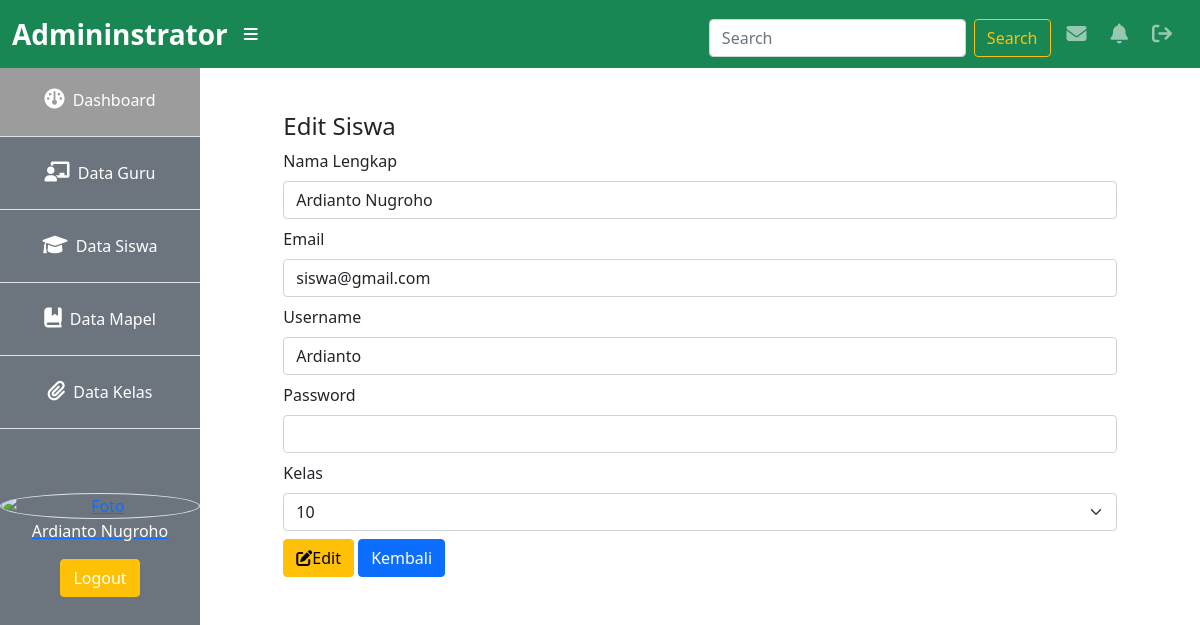
/back/admin/index.php?page=siswa_edit&id=8 (signed in), run on the app's committed database.
### tables this page shows
CREATE TABLE `siswa` (
  `id` int(50) NOT NULL,
  `kelas_id` int(11) NOT NULL,
  `nama` varchar(50) NOT NULL,
  `email` varchar(255) NOT NULL,
  `username` varchar(50) NOT NULL,
  `password` varchar(255) NOT NULL,
  `tingkat` varchar(3) NOT NULL
);

### back/admin/data_siswa/edit.php (the view, shortened to what this page needs)
<?php
if (isset($_GET['id'])) {
    $id = $_GET['id'];
    $query = mysqli_query($koneksi, "SELECT * FROM siswa WHERE id='$id'");
    $data = mysqli_fetch_array($query);
    if (mysqli_num_rows($query) == 1) {
?>
            <div class="col-md-10 offset-1">
                <div class="d-flex justify-content-between">
                    <h4>Edit Siswa</h4>
                </div>
                <form action="index.php?page=siswa_update" method="post">
                    <div class="mb-2">
                        <label for="nama" class="form-label">Nama Lengkap</label>
                        <input type="text" name="nama" id="nama" class="form-control" value="<?= $data['nama'] ?>">
                    </div>
                    <div class="mb-2">
                        <label for="email" class="form-label">Email</label>
                        <input type="email" name="email" id="email" class="form-control" value="<?= $data['email'] ?>">
                    </div>
                    <div class="mb-2">
                        <label for="username" class="form-label">Username</label>
                        <input type="text" name="username" id="username" class="form-control" value="<?= $data['username'] ?>">
                    </div>
                    <div class="mb-2">
                        <label for="password" class="form-label">Password</label>
                        <input type="password" name="password" id="password" class="form-control">
                    </div>
                    <div class="mb-2">
                    <label for="kelas" class="form-label">Kelas</label>
                    <select name="kelas" id="kelas" class="form-select">
                        <?php
                        $kelas = mysqli_query($koneksi, "SELECT * FROM kelas");
                        foreach ($kelas as $data) {
                        ?>
                            <option value="<?= $data['id_kelas'] ?>"><?= $data['nama_kelas'] ?></option>
                        <?php
                        }
                        ?>
                    </select>
                    </div>
                    <button type="submit" name="edit" class="btn btn-warning mb-4"><i class="fa-solid fa-pen-to-square"></i>Edit</button>
                    <a href="index.php?page=siswa" class="btn btn-primary mb-4">Kembali</a>
                </form>
            </div>
<?php
    } else {
        header("Location: index.php?page=kategori");
    }
} else {
    header("Location: index.php?page=kategori");
}

### assets/css/admin.css (style rules this page uses)
* { margin: 0; padding: 0; box-sizing: border-box; text-decoration: none; }
html { scroll-behavior: smooth; }
body { font-family: Poppins-Regular, sans-serif; }

### data on the page
siswa: nama "Ardianto Nugroho", email "siswa@gmail.com", username "Ardianto"

### other printed values
$_SESSION['nama'] "Ardianto Nugroho"
form field kelas "10"
